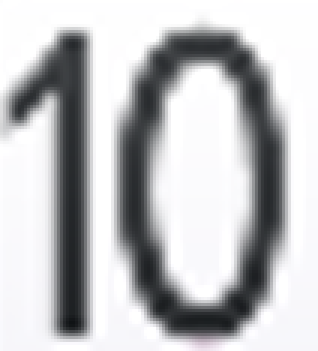
#> input picture GoujiRecognition/rank_templates/10.png, 106 x 117 px (shown 3 times larger); its folder holds only this picture in this run
$ python test2.py
#> lines starting #> are read from the running program, lines starting #| are printed output that depends on the picture; after the words box and inside, x2 and y2 are one past the last pixel; in counts of white or black regions, pixels touching at a corner belong together
import cv2
import numpy as np
import matplotlib.pyplot as plt
import os
from collections import Counter
import matplotlib.font_manager as fm

# 设置中文字体
plt.rcParams['font.sans-serif'] = ['SimHei']  # 黑体
plt.rcParams['axes.unicode_minus'] = False  # 解决负号显示问题

class PokerCardRankDetector:
    def __init__(self, templates_dir):
        """
        初始化扑克牌点数识别器

        参数:
        templates_dir (str): 包含所有点数模板图像的文件夹路径
        """
        self.templates = {}
        self.load_templates(templates_dir)
#| 共加载了 1 个点数模板

        # 点数名称映射
        self.rank_names = {
            'big_joker': '大王',
            'small_joker': '小王',
            'joker': 'JOKER',  # 新增JOKER识别
            'A': 'A',
            '2': '2',
            '3': '3',
            '4': '4',
            '5': '5',
            '6': '6',
            '7': '7',
            '8': '8',
            '9': '9',
            '10': '10',
            'J': 'J',
            'Q': 'Q',
            'K': 'K'
        }

    def load_templates(self, templates_dir):
        """
        加载所有点数模板图像

        参数:
        templates_dir (str): 包含所有点数模板图像的文件夹路径
        """
        print(f"正在加载模板图像从 {templates_dir}...")

        if not os.path.exists(templates_dir):
            print(f"错误: 模板目录 {templates_dir} 不存在!")
            return

        # 遍历模板目录中的所有文件
        for filename in os.listdir(templates_dir):
            if filename.endswith(('.jpg', '.png', '.jpeg')):
                # 提取点数名称 (假设文件名格式为 "rank_name.jpg")
                rank_name = os.path.splitext(filename)[0]

                # 读取模板图像
                template_path = os.path.join(templates_dir, filename)
                template = cv2.imread(template_path, cv2.IMREAD_GRAYSCALE)

                if template is None:
                    print(f"无法加载模板: {template_path}")
                    continue

                # 存储模板
                self.templates[rank_name] = template
                print(f"已加载模板: {rank_name}")

        print(f"共加载了 {len(self.templates)} 个点数模板")

    def detect_cards_using_vertical_projection(self, image, min_width=10, max_width=100, min_gap=5):
        """
        使用垂直投影方法检测横向排列的扑克牌

        参数:
        image (numpy.ndarray): 输入图像
        min_width (int): 最小牌宽度
        max_width (int): 最大牌宽度
        min_gap (int): 牌之间的最小间隔

        返回:
        list: 扑克牌区域列表, 每个元素为 (card_img, (x, y, w, h))
        """
        # 转换为灰度图
        gray = cv2.cvtColor(image, cv2.COLOR_BGR2GRAY)

        # 二值化
        _, binary = cv2.threshold(gray, 120, 255, cv2.THRESH_BINARY_INV)

        # 垂直投影
        v_projection = np.sum(binary, axis=0)

        # 找出牌的边界
        cards = []
        start_x = None
        width = 0

        for i in range(len(v_projection)):
            if v_projection[i] > 0 and start_x is None:
                # 找到牌的左边界
                start_x = i
                width = 1
            elif v_projection[i] > 0 and start_x is not None:
                # 继续计算宽度
                width += 1
            elif v_projection[i] == 0 and start_x is not None:
                # 找到牌的右边界
                if min_width <= width <= max_width:
                    # 提取牌的图像区域
                    x = start_x
                    y = 0
                    w = width
                    h = image.shape[0]
                    card_img = image[y:y+h, x:x+w]
                    cards.append((card_img, (x, y, w, h)))

                # 重置
                start_x = None
                width = 0

        # 处理最后一张牌
        if start_x is not None and min_width <= width <= max_width:
            x = start_x
            y = 0
            w = width
            h = image.shape[0]
            card_img = image[y:y+h, x:x+w]
            cards.append((card_img, (x, y, w, h)))

        # 合并相邻的小区域 (处理像"10"这样被分开的问题)
        merged_cards = []
        i = 0
        while i < len(cards):
            curr_card, (curr_x, curr_y, curr_w, curr_h) = cards[i]

            # 检查是否需要合并
            if i + 1 < len(cards):
                next_card, (next_x, next_y, next_w, next_h) = cards[i + 1]
                gap = next_x - (curr_x + curr_w)

                # 如果间隔很小，合并它们
                if gap <= min_gap:
                    merged_w = next_x + next_w - curr_x
                    merged_card = image[curr_y:curr_y+curr_h, curr_x:curr_x+merged_w]
                    merged_cards.append((merged_card, (curr_x, curr_y, merged_w, curr_h)))
                    i += 2  # 跳过下一个已合并的牌
                    continue

            # 不需要合并，保留当前牌
            merged_cards.append((curr_card, (curr_x, curr_y, curr_w, curr_h)))
            i += 1

        return merged_cards

    # 特殊处理JOKER牌
    def detect_joker(self, image):
        """
        特别检测JOKER牌

        参数:
        image (numpy.ndarray): 输入图像

        返回:
        list: JOKER牌区域列表
        """
        # 转换为灰度图
        gray = cv2.cvtColor(image, cv2.COLOR_BGR2GRAY)

        # 二值化
        _, binary = cv2.threshold(gray, 120, 255, cv2.THRESH_BINARY_INV)

        # 查找轮廓
        contours, _ = cv2.findContours(binary, cv2.RETR_EXTERNAL, cv2.CHAIN_APPROX_SIMPLE)

        joker_cards = []
        for contour in contours:
            x, y, w, h = cv2.boundingRect(contour)

            # JOKER牌通常是竖直排列的几个字母，宽高比较小
            if h > w * 3 and h > 50:  # 高是宽的3倍以上，且高度足够
                card_img = image[y:y+h, x:x+w]
                joker_cards.append((card_img, (x, y, w, h)))

        return joker_cards

    # [56 lines left out: functions extract_rank_region, identify_rank, not called in this run]

    def process_image(self, image_path, output_dir=None):
        """
        处理图像并统计每个点数的数量

        参数:
        image_path (str): 输入图像路径
        output_dir (str, optional): 输出目录，用于保存标记后的图像

        返回:
        dict: 每个点数的数量统计
        """
#> called with image_path = 'test.png', output_dir = 'output'
        # 读取图像
        image = cv2.imread(image_path)
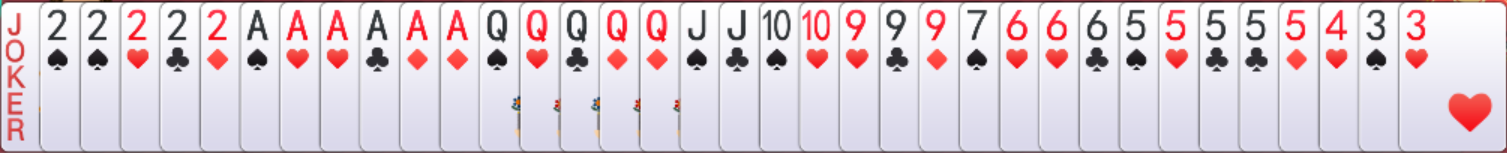
#> input picture GoujiRecognition/test.png, 1507 x 153 px
#> image is the input picture: shape (153, 1507, 3); mean B, G, R 217.5, 208.8, 220.8
        if image is None:
            print(f"无法读取图像: {image_path}")
            return {}

        # 复制一份用于绘制结果
        result_image = image.copy()

        # 检测普通牌
        cards = self.detect_cards_using_vertical_projection(image)
#> in detect_cards_using_vertical_projection, `gray = cv2.cvtColor(image, cv2.COLOR_BGR2GRAY)`:
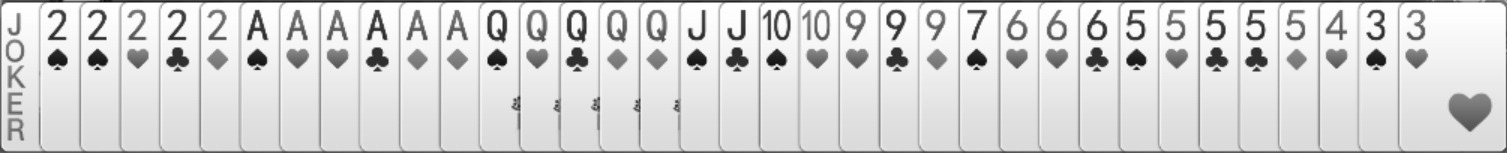
#> gray: shape (153, 1507); min 12, max 255, mean 213.4
#> in detect_cards_using_vertical_projection, `_, binary = cv2.threshold(gray, 120, 255, cv2.THRESH_BINARY_INV)`:
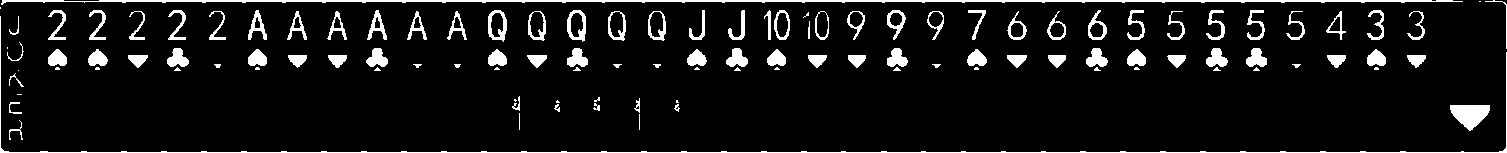
#> binary: shape (153, 1507); 8.3% white; 115 white regions (28 under 20 px)
#> in detect_cards_using_vertical_projection, `v_projection = np.sum(binary, axis=0)`: v_projection = 1507 values, max 37230 at index 1506, min 510 at index 67, mean 3239.2
#> the loop in detect_cards_using_vertical_projection, `for i in range(len(v_projection)):` made 1507 passes
#> start_x on pass 1: 0
#> after the loop in detect_cards_using_vertical_projection, `for i in range(len(v_projection)):`: cards = []; start_x = 0; width = 1507
#> after the loop in detect_cards_using_vertical_projection, `while i < len(cards):`: i = 0; merged_cards = []
#> cards = []
        print(f"检测到 {len(cards)} 张普通扑克牌")
#| 检测到 0 张普通扑克牌

        # 检测JOKER牌
        joker_cards = self.detect_joker(image)
#> in detect_joker, `contours, _ = cv2.findContours(binary, cv2.RETR_EXTERNAL, cv2.CHAIN_AP..`: contours = 115 contours, 45 with area under 20; largest, box (x1, y1, x2, y2) and area: (1, 0, 1463, 5) 1538, (1450, 105, 1490, 131) 633, (567, 10, 586, 42) 466, (488, 10, 507, 42) 461, (648, 11, 666, 41) 422
#> the loop in detect_joker, `for contour in contours:` made 115 passes
#> (x, y, w, h) on passes 1, 4, 5, 6, 7, 8, 9, 11, 12, 13, 14, 16: (9, 120, 14, 20), (1450, 105, 40, 26), (674, 104, 6, 8), (554, 104, 6, 8), (593, 103, 7, 8), (9, 102, 13, 12), (676, 100, 3, 3), (514, 99, 3, 3), (634, 98, 6, 15), (594, 97, 6, 5), (512, 96, 8, 15), (9, 73, 15, 14)
#> (contour, x, y, w, h) on passes 2, 3, 10, 15, 19, 24: ([[639, 114], [639, 129]], 639, 114, 1, 16), ([[519, 113], [519, 129]], 519, 113, 1, 17), ([[557, 100], [556, 101], [556, 102], [559, 102]], 556, 100, 4, 3), ([[17, 94], [21, 94]], 17, 94, 5, 1), ([[1256, 67], [1253, 70], [1259, 70]], 1253, 67, 7, 4), ([[896, 67], [893, 70], [900, 70], [897, 67]], 893, 67, 8, 4)
#> after the loop in detect_joker, `for contour in contours:`: joker_cards = []
#> joker_cards = []
        print(f"检测到 {len(joker_cards)} 张JOKER牌")
#| 检测到 0 张JOKER牌

        # 合并所有牌
        all_cards = cards + joker_cards
#> all_cards = []

        # 存储每张牌的识别结果
        detections = []

        # 处理每张牌
        for i, (card_img, (x, y, w, h)) in enumerate(all_cards):
            # 保存检测到的牌图像用于调试
            if output_dir and not os.path.exists(output_dir):
                os.makedirs(output_dir)
            if output_dir:
                card_path = os.path.join(output_dir, f"card_{i}.jpg")
                cv2.imwrite(card_path, card_img)

            # 提取点数区域
            corner_img = self.extract_rank_region(card_img)

            # 识别点数
            rank, confidence = self.identify_rank(corner_img)

            # 处理识别结果
            if rank:
                rank_display = self.rank_names.get(rank, rank)
                detections.append(rank)

                # 在原图上绘制矩形和标签
                cv2.rectangle(result_image, (x, y), (x+w, y+h), (0, 255, 0), 2)
                label = f"{rank_display} ({confidence:.2f})"
                cv2.putText(result_image, label, (x, y-10), cv2.FONT_HERSHEY_SIMPLEX, 0.5, (0, 255, 0), 2)
            else:
                # 无法识别的牌
                cv2.rectangle(result_image, (x, y), (x+w, y+h), (0, 0, 255), 2)
                cv2.putText(result_image, "未知", (x, y-10), cv2.FONT_HERSHEY_SIMPLEX, 0.5, (0, 0, 255), 2)
#> this loop made 0 passes
#> after the loop, detections = []

        # 统计每个点数的数量
        rank_counts = Counter(detections)
#> rank_counts = 0 items

        # 显示并保存结果图像
        plt.figure(figsize=(12, 8))
        plt.imshow(cv2.cvtColor(result_image, cv2.COLOR_BGR2RGB))
        plt.axis('off')
        plt.title('扑克牌点数识别结果')

        # 保存结果图像
        if output_dir:
            if not os.path.exists(output_dir):
                os.makedirs(output_dir)
            output_path = os.path.join(output_dir, 'result.jpg')
            cv2.imwrite(output_path, result_image)
            print(f"已保存结果图像到: {output_path}")
#| 已保存结果图像到: output/result.jpg

        plt.show()

        return rank_counts

# 使用示例
if __name__ == "__main__":
    # 创建模板目录 (存放各点数的小图片)
    templates_dir = "rank_templates"

    # 确保模板目录存在
    if not os.path.exists(templates_dir):
        os.makedirs(templates_dir)
        print(f"创建了模板目录: {templates_dir}")
        print("请将每个点数的小图片放入此目录，命名格式为 'A.jpg'、'2.jpg' 等")

    # 初始化检测器
    detector = PokerCardRankDetector(templates_dir)

    # 替换为你的游戏截图路径
    image_path = "test.png"

    # 处理图像
    output_dir = "output"
    rank_counts = detector.process_image(image_path, output_dir)
#> rank_counts = 0 items

    # 打印统计结果
    print("\n扑克牌点数统计结果:")
    for rank, count in rank_counts.items():
        rank_display = detector.rank_names.get(rank, rank)
        print(f"{rank_display}: {count} 张")
